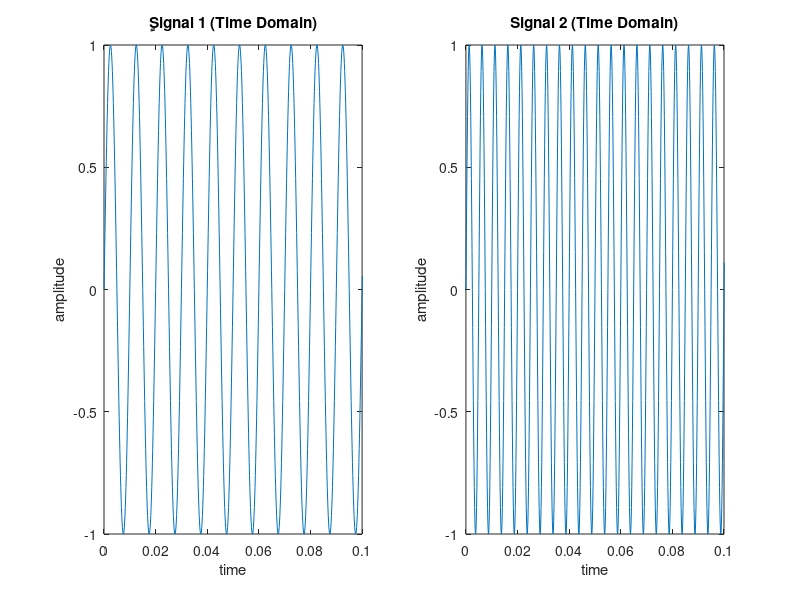
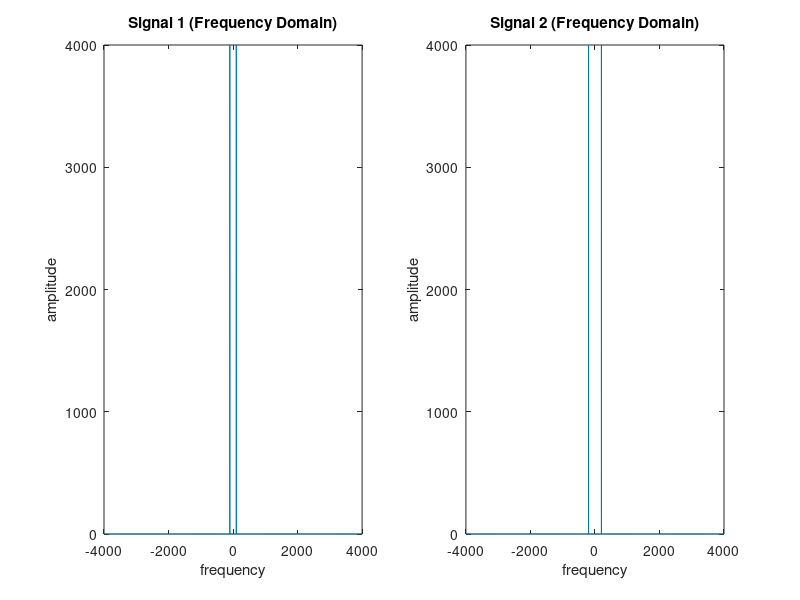
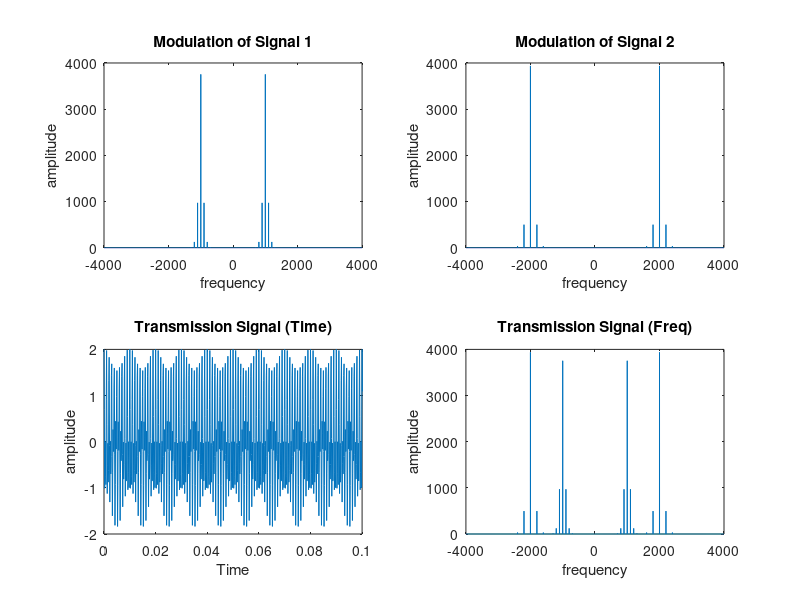

The MATLAB script that drew these images, in order: (Note: this script raises an error after producing the figures.)
% Define parameters
fc1 = 1000;         % Carrier frequency of the first signal
fc2 = 2000;         % Carrier frequency of the second signal
fDev = 50;          % Frequency deviation
fs = 8000;          % Sampling rate
gain = 2;           % Amplifier gain
t = 0:1/fs:1-1/fs;  % Time vector

% Define the input signals
x1 = sin(2*pi*100*t);   % First signal
x2 = sin(2*pi*200*t);   % Second signal

% Plot the input signals in time domain
t = linspace(0, length(x1)/fs, length(x1));
figure;
subplot(1,2,1)
plot(t,x1);
xlim([0 0.1])
title('ٍSignal 1 (Time Domain)')
xlabel('time')
ylabel('amplitude')
pause(2);
sound(x1, fs);
pause(5);

t = linspace(0, length(x2)/fs, length(x2));
subplot(1,2,2)
plot(t,x2);
xlim([0 0.1])
title('Signal 2 (Time Domain)')
xlabel('time')
ylabel('amplitude')
pause(2);
sound(x2, fs);
pause(5);

% Find the frequency domain representation of the signal
X1 = fftshift(fft(x1));     
X2 = fftshift(fft(x2));

% Plot the input signals in frequency domain
f = fs/2*linspace(-1, 1, fs);
figure;
subplot(1,2,1)
plot(f, abs(X1));
xlim([-fs/2 fs/2])
title('Signal 1 (Frequency Domain)')
xlabel('frequency')
ylabel('amplitude')

subplot(1,2,2)
plot(f, abs(X2));
xlim([-fs/2 fs/2])
title('Signal 2 (Frequency Domain)')
xlabel('frequency')
ylabel('amplitude')
pause(3);

% Modulate the input singals
y1 = fmmod(x1, fc1, fs, fDev);      % Modulation of signal 1
y2 = fmmod(x2, fc2, fs, fDev);      % Modulation of signal 2
y = y1 + y2;                        % Summation of the two modulated signals for transmission

% Calculate the Fast Fourier Transform of modulated signals
Y1 = fftshift(fft(y1));     
Y2 = fftshift(fft(y2));
Y = fftshift(fft(y));

% Plot the modulated signals
figure;
subplot(2,2,1)
plot(f, abs(Y1));
xlim([-fs/2 fs/2])
title('Modulation of Signal 1')
xlabel('frequency')
ylabel('amplitude')

subplot(2,2,2)
plot(f, abs(Y2));
xlim([-fs/2 fs/2])
title('Modulation of Signal 2')
xlabel('frequency')
ylabel('amplitude')

t = linspace(0,length(y)/fs,length(y));
subplot(2,2,3)
plot(t, y);
xlim([0 0.1])
title('Transmission Signal (Time)')
xlabel('Time')
ylabel('amplitude')

subplot(2,2,4)
plot(f, abs(Y));
xlim([-fs/2 fs/2])
title('Transmission Signal (Freq)')
xlabel('frequency')
ylabel('amplitude')
pause(3);

% Amplify the transmission signal
y_amp = y * gain;

% Select the desired signal
switch_pos = 1;         % Switch position (0 or 1)
if switch_pos == 0
    y_sel = y2;
    f0 = fc2;
else
    y_sel = y1;
    f0 = fc1;
end

% Demodulate the selected signal
y_demod = fmdemod(y_sel, f0, fs, fDev); % Demodulated signal

% Amplify and play the output signal
y_audio_sel = y_demod * gain;           % Amplified output audio signal
sound(y_audio_sel, fs);                 % Play signal through speaker

% Plot the output signal
t = linspace(0, length(y_audio_sel)/fs, length(y_audio_sel));
figure;
subplot(1,2,1)
plot(t, y_audio_sel);
xlim([0 0.1])
title('Output Signal (Time)')
xlabel('time')
ylabel('amplitude')

Y_demod = fftshift(fft(y_demod));
subplot(1,2,2)
plot(f, abs(Y_demod));
xlim([-fs/2 fs/2])
title('Output Signal (Freq)')
xlabel('frequency')
ylabel('amplitude')
